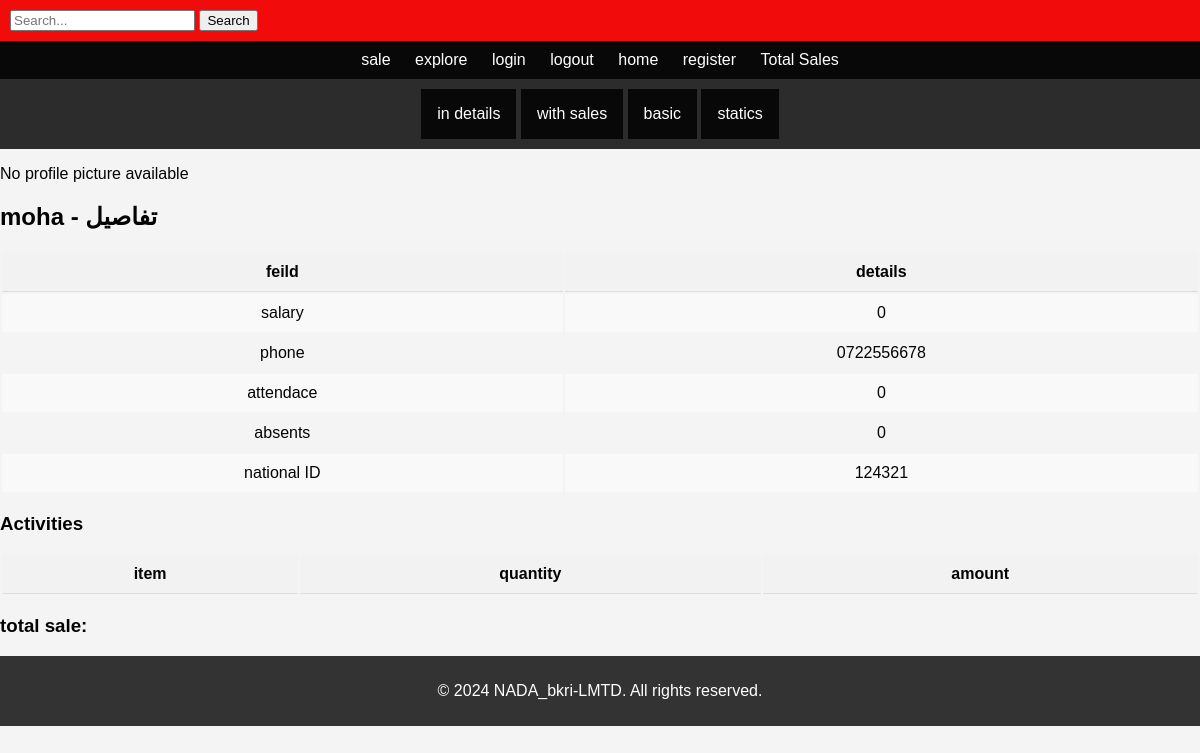
The app's page /staff_detail/1/, older data.
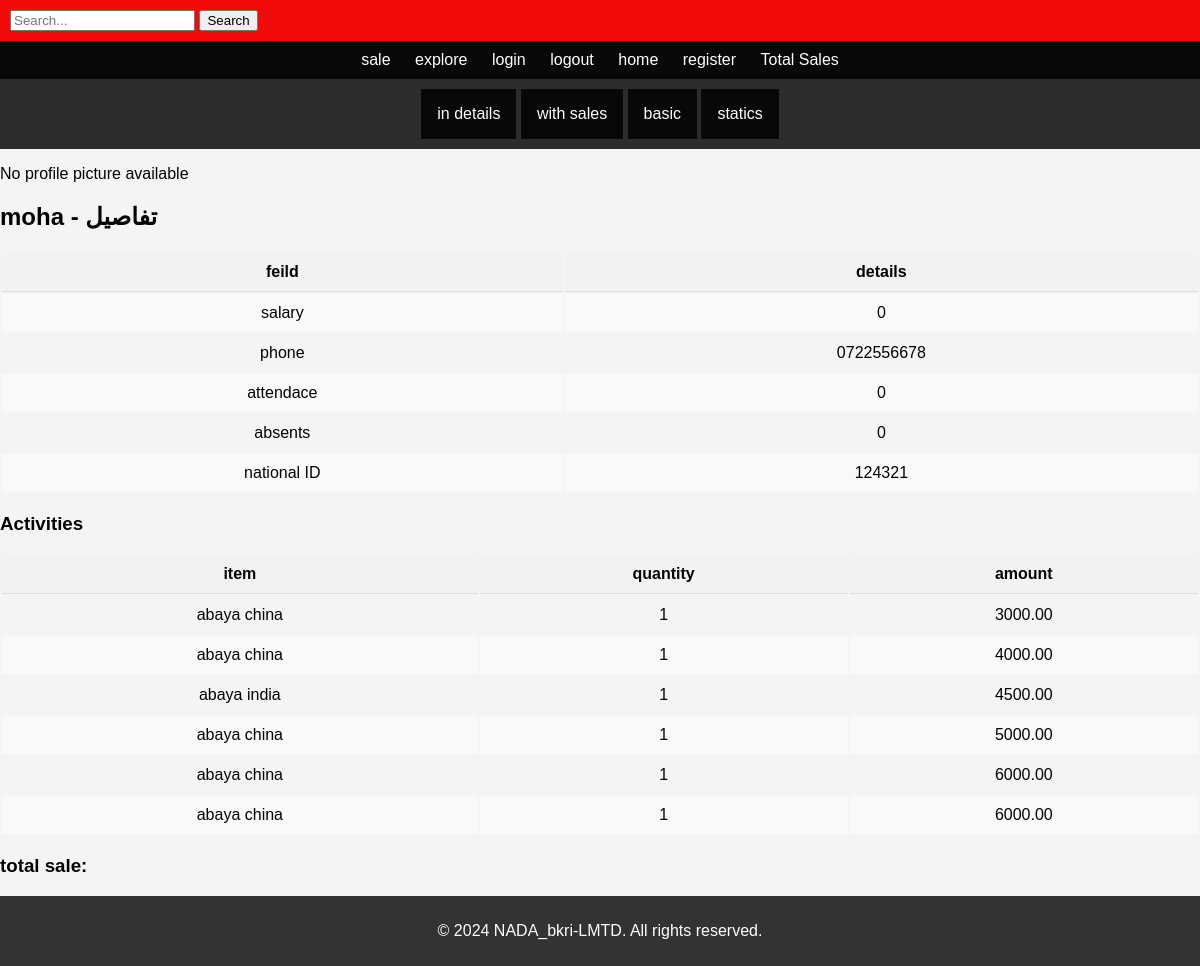
The same page, newer data.
### prd/models.py (models this page shows, shortened)
class Sale(models.Model):
    product = models.ForeignKey(Product, on_delete=models.CASCADE)
    staff = models.ForeignKey(Staff, on_delete=models.CASCADE)
    quantity_sold = models.PositiveIntegerField()
    partial_amount_paid = models.DecimalField(max_digits=10, decimal_places=2, default=0)
    sale_date = models.DateField(default=timezone.now)
    sold_amount = models.DecimalField(max_digits=10, decimal_places=2, null=True)
    customer_name = models.CharField(max_length=50, null=True,blank=True)
    is_loan = models.BooleanField(default=False)

class Product(models.Model):
    name = models.CharField(max_length=255, unique=True)
    category = models.ForeignKey(Category, on_delete=models.CASCADE)
    description = models.TextField(blank=True, null=True)
    price = models.DecimalField(max_digits=10, decimal_places=2)
    first_quantity = models.PositiveIntegerField(default=0)
    quantity_available = models.PositiveIntegerField(default=0)
    customer_name = models.CharField(max_length=255, blank=True)
    is_loan = models.BooleanField(default=False)

### prd/views.py (the view)
# urls.py: path('staff_detail/<int:staff_id>/', staff_detail, name='staff_detail'),
def staff_detail(request, staff_id):
    staff = Staff.objects.get(pk=staff_id)
    sales = Sale.objects.filter(staff=staff)
    today = timezone.now()
    first_day_of_month = today.replace(day=1, hour=0, minute=0, second=0, microsecond=0)
    last_day_of_month = (first_day_of_month.replace(month=first_day_of_month.month % 12 + 1) - timezone.timedelta(days=1)).replace(hour=23, minute=59, second=59, microsecond=999999)
    total_absent_days = Attendance.objects.filter(
        staff=staff,
        check_in_time__gte=first_day_of_month,
        check_out_time__lte=last_day_of_month
    ).exclude(check_in_time__isnull=False, check_out_time__isnull=False).values('check_in_time__date').distinct().count()
    total_attendance_days = Attendance.objects.filter(
        staff=staff,
        check_in_time__gte=first_day_of_month,
        check_out_time__lte=last_day_of_month,
        check_in_time__isnull=False,
        check_out_time__isnull=False
    ).values('check_in_time__date').distinct().count()
    return render(request, 'prd/staff_detail.html', {'total_attendance_days':total_attendance_days,'staff': staff, 'total_absent_days': total_absent_days, 'sales':sales})

### prd/templates/prd/staff_detail.html (shortened to what this page needs)
{% extends 'base.html' %}
{% block content %}
{% if staff.profile_picture %}
    <img src="{{ staff.profile_picture.url }}" alt="{{ staff.name }}'s Profile Picture" width="150", border-radius="60">
    {% else %}
        <p>No profile picture available</p>
    {% endif %}
    <h2>{{ staff.user }} - تفاصيل</h2>
    <div class="container">
        <div class="row">
            <div class="col-md-6">
                <div class="table-responsive">
                    <table class="table table-bordered staff-details">
                        <tbody>
                            <tr>
                                <th>feild</th>
                                <th>details</th>
                            </tr>
                            <tr>
                                <td>salary</td>
                                <td>{{ staff.salary }}</td>
                            </tr>
                            <tr>
                                <td>phone</td>
                                <td>{{ staff.phone_num }}</td>
                            </tr>
                            <tr>
                                <td>attendace</td>
                                <td>{{total_attendance_days}}</td>
                            </tr>
                            <tr>
                                <td>absents</td>
                                <td>{{ total_absent_days }}</td>
                            </tr>
                            <tr>
                                <td>national ID</td>
                                <td>{{ staff.national_id }}</td>
                            </tr>
                        </tbody>
                    </table>
                </div>
            </div>
            <div class="col-md-6">
                <h3>Activities</h3>
                <div class="table-responsive">
                    <table class="table table-bordered table-striped staff-activities">
                        <thead>
                            <tr>
                                <th>item</th>
                                <th>quantity</th>
                                <th>amount</th>
                            </tr>
                        </thead>
                        <tbody>
                            {% for sale in sales %}
                                <tr>
                                    <td>{{ sale.product.name }}</td>
                                    <td>{{ sale.quantity_sold }}</td>
                                    <td>{{ sale.sold_amount }}</td>
                                </tr>
                            {% endfor %}
                        </tbody>
                    </table>
                </div>
                <h3>total sale: {{ total_amount_sold }}</h3>
            </div>
        </div>
    </div>
    {% endblock %}

Row changes from the older to the newer data that the page shows:
added Sale: product.name "abaya china", quantity_sold "1", sold_amount "3000.00"
added Sale: product.name "abaya china", quantity_sold "1", sold_amount "4000.00"
added Sale: product.name "abaya india", quantity_sold "1", sold_amount "4500.00"
added Sale: product.name "abaya china", quantity_sold "1", sold_amount "5000.00"
added Sale: product.name "abaya china", quantity_sold "1", sold_amount "6000.00"
added Sale: product.name "abaya china", quantity_sold "1", sold_amount "6000.00"
